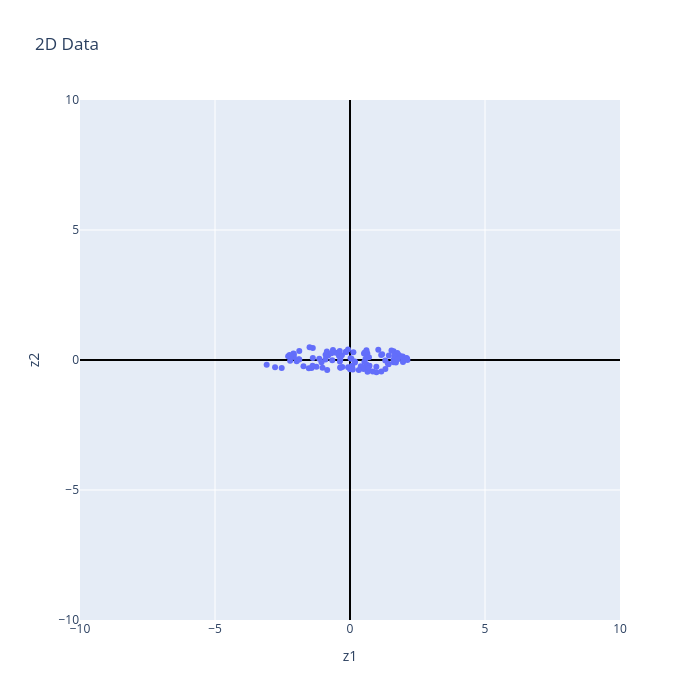

Notebook code for this chart:
### Code cell
fig = px.scatter(centered_df, x='z1', y='z2', title='2D Data', width=700, height=700)
fig.update_xaxes(range=[-10, 10], zeroline=True, zerolinewidth=2, zerolinecolor='black')
fig.update_yaxes(range=[-10, 10], zeroline=True, zerolinewidth=2, zerolinecolor='black')
